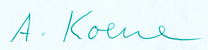
%> input picture new2.png, 208 x 50 px
$ octave check.m   (GNU Octave 9; MATLAB toolbox functions it lacks are replaced by stand-ins)
%> lines starting %> are read from the running program, lines starting %| are printed output that depends on the picture
% Define path to your new signature image
newSignaturePath = 'new2.png';

% Load and pre-process the new signature image
newImg = imread(newSignaturePath);
%> newImg is the input picture: size 50x208x3 uint8; mean R, G, B 232.2, 248.5, 249.9
newImg = rgb2gray(newImg); % Convert to grayscale
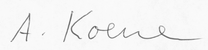
%> newImg: size 50x208 uint8; min 97, max 255, mean 243.8
newImg = imresize(newImg, [150 150]); % Normalize size
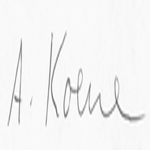
%> newImg: size 150x150 uint8; min 97, max 255, mean 243.8

% Extract features from the new signature image
%> (the run ends here)

$ run again, with Confusion_Matrix.png copied over new2.png
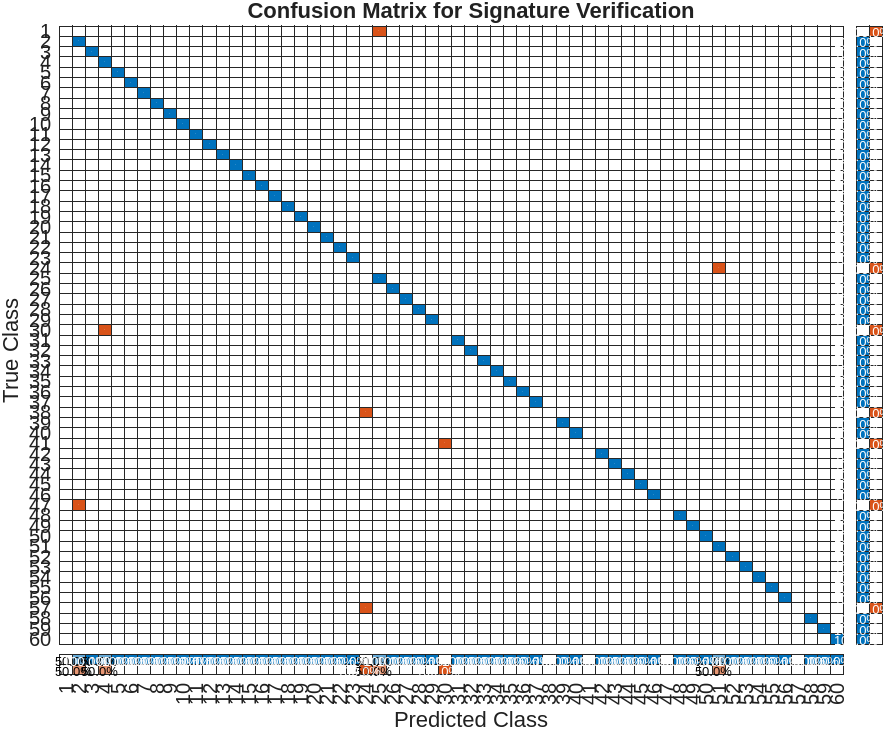
%> input picture Confusion_Matrix.png, 885 x 729 px
%> newImg is the input picture: size 729x885x3 uint8; mean R, G, B 215.4, 217.4, 218.7
%> `newImg = rgb2gray(newImg);`:
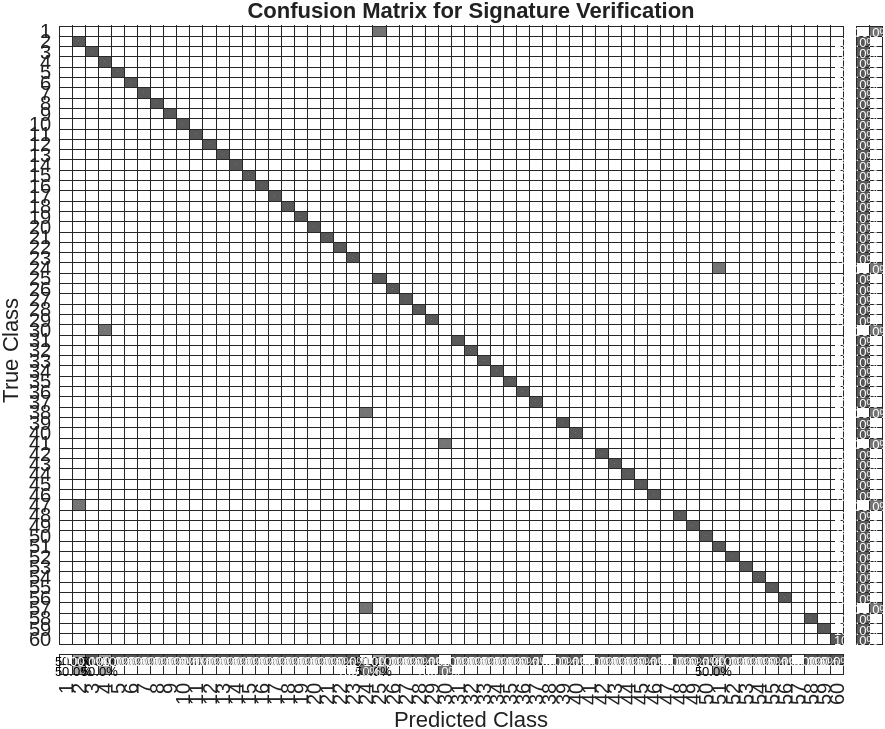
%> newImg: size 729x885 uint8; min 0, max 255, mean 216.9
%> `newImg = imresize(newImg, [150 150]);`:
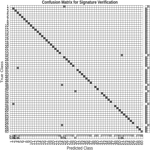
%> newImg: size 150x150 uint8; min 64, max 255, mean 216.7

$ run again, with NN training error histogram.png copied over new2.png
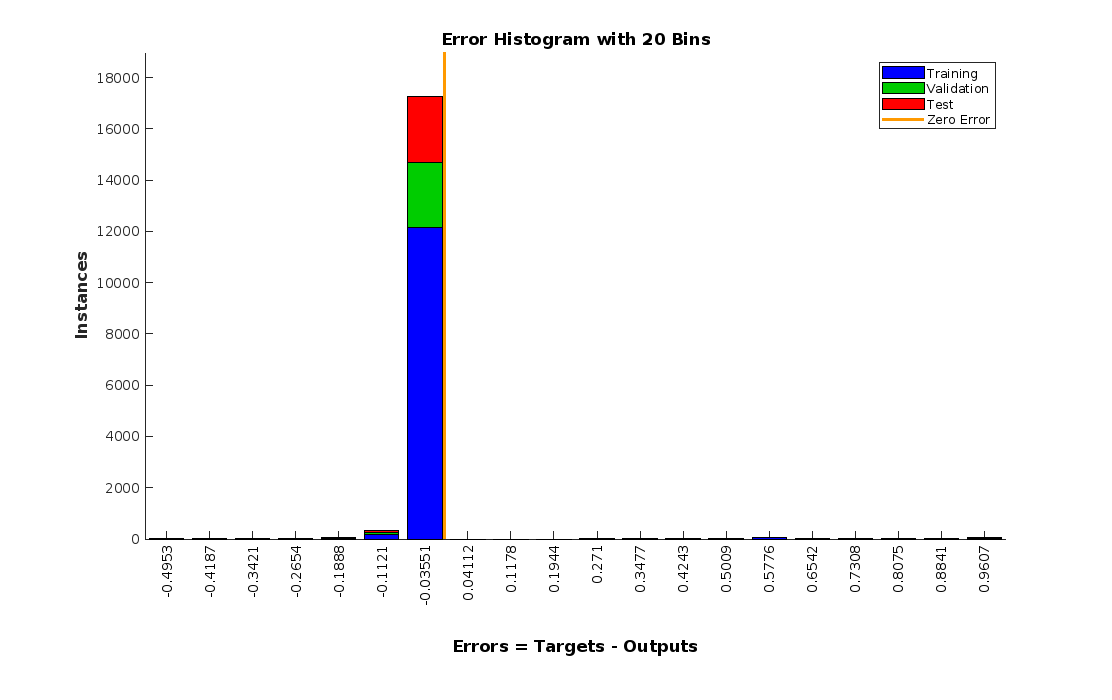
%> input picture NN training error histogram.png, 1112 x 700 px
%> newImg is the input picture: size 700x1112x3 uint8; mean R, G, B 247.1, 246.7, 249.4
%> `newImg = rgb2gray(newImg);`:
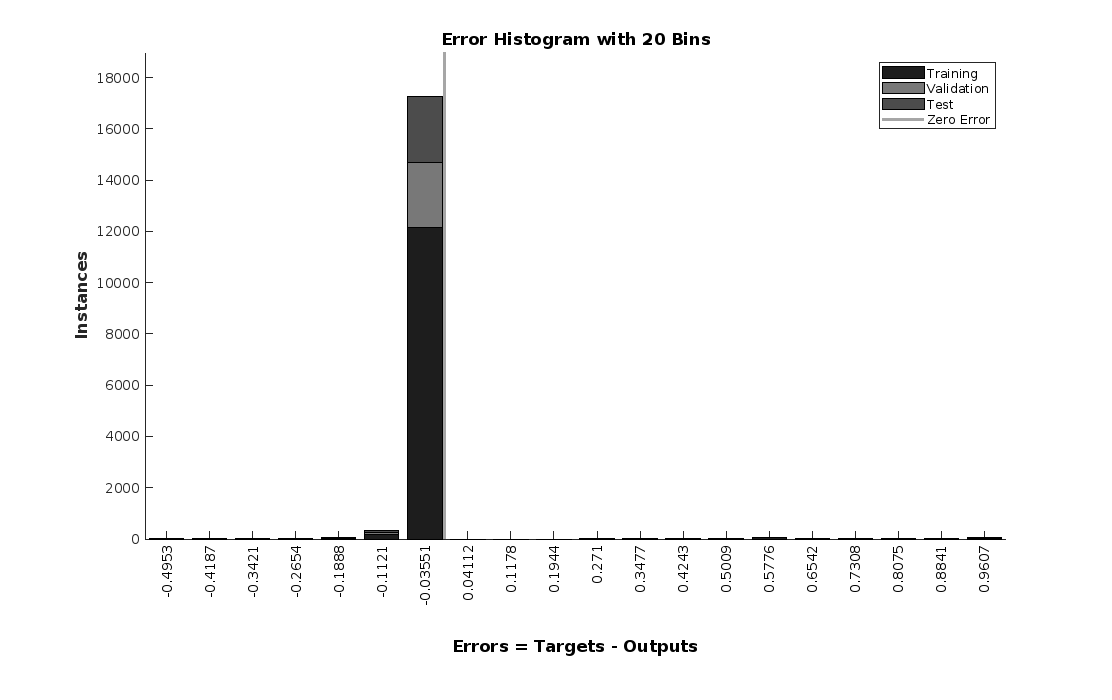
%> newImg: size 700x1112 uint8; min 0, max 255, mean 247.1
%> `newImg = imresize(newImg, [150 150]);`:
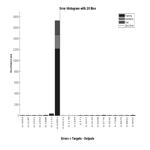
%> newImg: size 150x150 uint8; min 14, max 255, mean 247

$ run again, with NN training recever operating characteridtic.png copied over new2.png
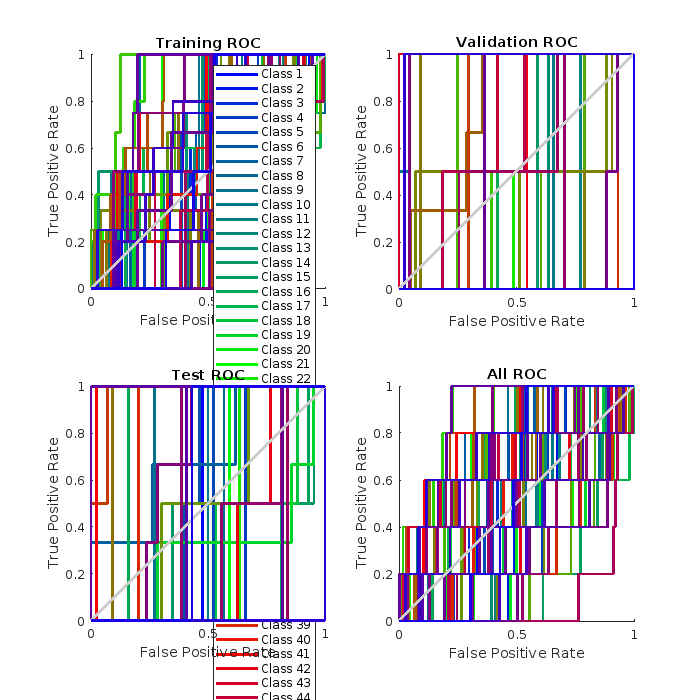
%> input picture NN training recever operating characteridtic.png, 700 x 700 px
%> newImg is the input picture: size 700x700x3 uint8; mean R, G, B 222.2, 219.4, 224.2
%> `newImg = rgb2gray(newImg);`:
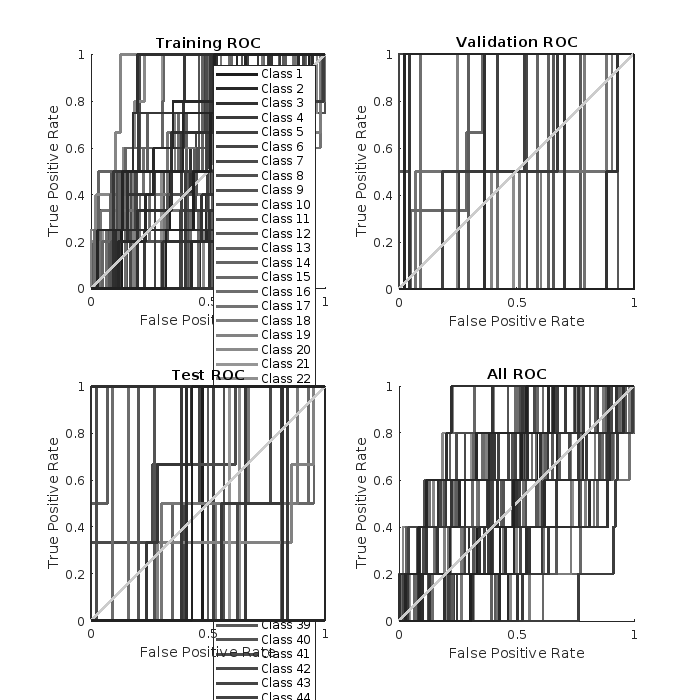
%> newImg: size 700x700 uint8; min 0, max 255, mean 220.8
%> `newImg = imresize(newImg, [150 150]);`:
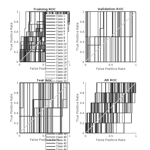
%> newImg: size 150x150 uint8; min 29, max 255, mean 220.2
